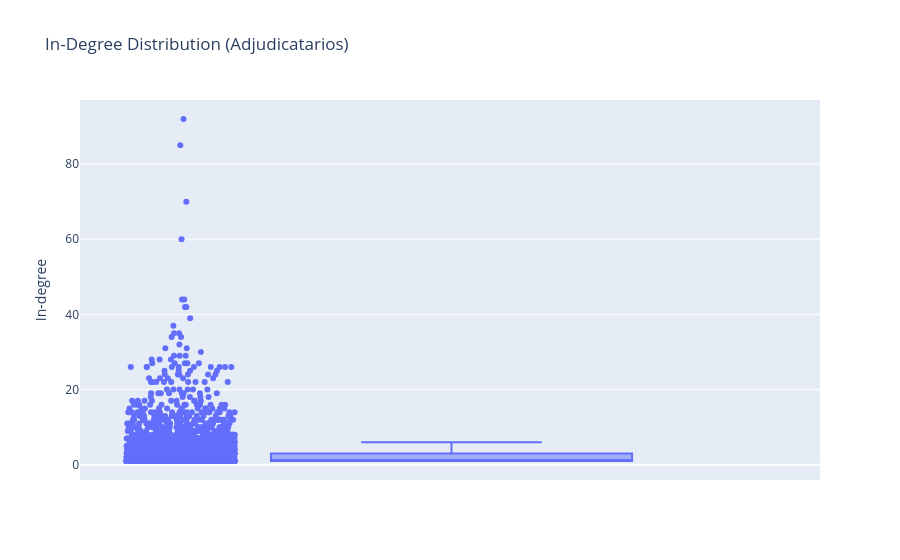

Notebook cell for this chart:
### Code cell
import plotly.express as px

adj_in_degrees = [
    G_city.in_degree(n)
    for n, d in G_city.nodes(data=True)
    if d["node_type"] == "adjudicatario"
]

fig = px.box(
    y=adj_in_degrees,
    points="all",  # shows individual nodes as dots
    title="In-Degree Distribution (Adjudicatarios)",
    labels={"y": "In-degree"}
)

fig.show()

### Figure 1 — Plotly figure (JSON) as saved in the notebook; plotly's stock layout.template omitted (floating-point values rounded to 4 significant figures; data arrays with more than 128 entries replaced by an {"elided": "..."} marker saying what was removed)
{"data": [{"alignmentgroup": "True", "boxpoints": "all", "hovertemplate": "In-degree=%{y}<extra></extra>", "legendgroup": "", "marker": {"color": "#636efa"}, "name": "", "notched": false, "offsetgroup": "", "orientation": "v", "showlegend": false, "type": "box", "x0": " ", "xaxis": "x", "y": {"elided": "4892 int values"}, "y0": " ", "yaxis": "y"}], "layout": {"boxmode": "group", "legend": {"tracegroupgap": 0}, "title": {"text": "In-Degree Distribution (Adjudicatarios)"}, "xaxis": {"anchor": "y", "domain": [0, 1]}, "yaxis": {"anchor": "x", "domain": [0, 1], "title": {"text": "In-degree"}}}}
